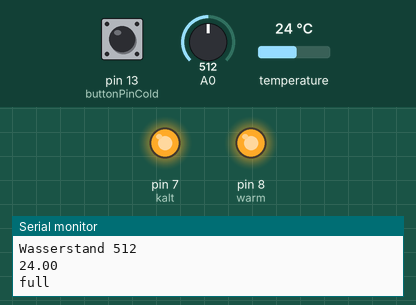
The sketch below on a simulated Arduino Uno, built with avr-gcc and run on an emulated ATmega328P. On the bench: output pins drawn as LEDs (lit = HIGH), the last lines printed to the serial monitor. The test bench sets the inputs (shaded band); at power-on: A0 = 512, temperature 24 °C, pin 13 (buttonPinCold) LOW.

Above: at 2.6 s.
2.7 s: A0 set to 290
At 3.5 s:
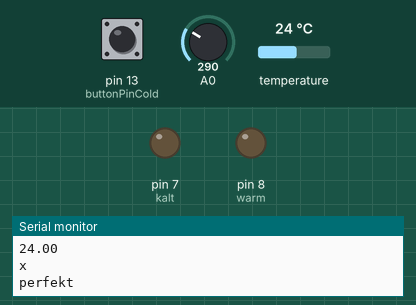
4.6 s: temperature set to 23.4 °C
At 6.3 s:
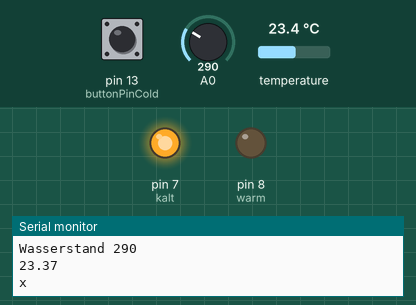
6.8 s: temperature set to 28 °C
At 7.8 s:
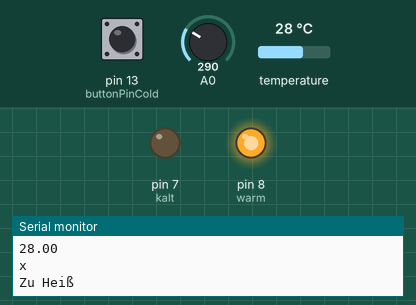
8.9 s: temperature set to 27.5 °C
10.7 s: temperature set to 26.4 °C
At 12.0 s:
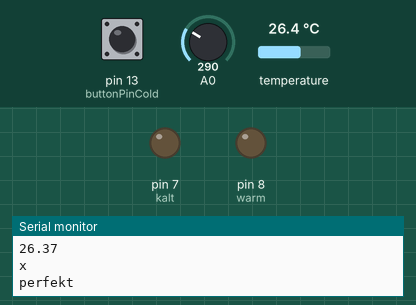
13.2 s: temperature set to 12 °C
At 14.7 s:
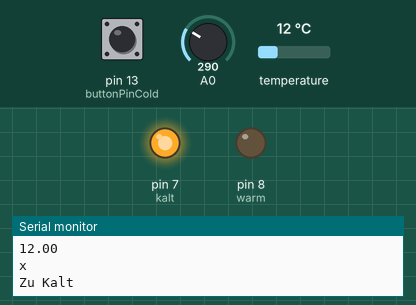
Timing chart, 0 to 16.2 s (numbered marks = the images above; inputs shaded):
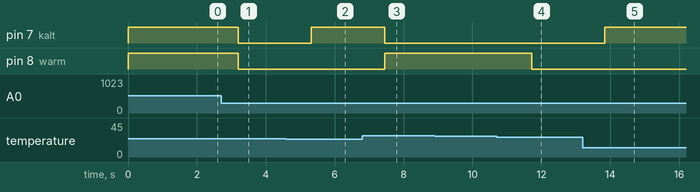

Measured:
- the behaviour switches between 24 and 23.9 °C on temperature (found by bisection; images 1 and 2)
- the behaviour switches between 27.1 and 27 °C on temperature (found by bisection; images 3 and 4)
- after the input at 2.7 s, pin 7 (kalt), pin 8 (warm): HIGH → LOW after 0.50 s
- after the input at 4.6 s, pin 7 (kalt): LOW → HIGH after 0.73 s
- after the input at 6.8 s, pin 7 (kalt): HIGH → LOW after 0.66 s; pin 8 (warm): LOW → HIGH after 0.66 s
- after the input at 10.7 s, pin 8 (warm): HIGH → LOW after 1.0 s
- after the input at 13.2 s, pin 7 (kalt): LOW → HIGH after 0.65 s

The sketch:

sketch_oct19a.ino
```cpp
//Bibliotheken inkludieren

#include <OneWire.h>
#include <DallasTemperature.h>

//pins benennen

#define ONE_WIRE_BUS 2
#define buttonPinCold 13
#define buttonPinHot 12
#define kalt 7
#define warm 8


//Nutzung des Temperatursensors

OneWire oneWire(ONE_WIRE_BUS);
DallasTemperature sensors(&oneWire);

//Globale Variablen

int Wasserstand;

//pins deklarieren

void setup()
{
  pinMode(A0, INPUT);
  pinMode(A1, INPUT);
  pinMode(A2, INPUT);
  pinMode(buttonPinCold, INPUT);
  pinMode(buttonPinHot, INPUT);
  pinMode(kalt, OUTPUT);
 pinMode(warm,OUTPUT);
  digitalWrite(kalt, HIGH);
  digitalWrite(warm,HIGH);
  Serial.begin(115200);
}

//Hauptprogramm
void loop()
{
  sensors.requestTemperatures();            //Temperatur anfragen
  double temp = sensors.getTempCByIndex(0); //Temperatur in Celsius in die Variable temp einschreiben

  delay(100);
  Serial.print("Wasserstand ");
  Wasserstand = analogRead(A0);             //Wasserstand auslesen
  Serial.println(Wasserstand);
  Serial.println(temp);
  int buttonStateCold = digitalRead(buttonPinCold);

  //Drucktaster für Kalte Einstellung
  if(buttonStateCold == HIGH)
  {
    Serial.println("1");
    digitalWrite(kalt, LOW);
  }

  //Motor soll stoppen bei einem Wasserstand von über 470
  if(Wasserstand <= 300)
  {

    Serial.println("x");


  //Temporärer Code zum Testen von Erkennung der Temperatur
  if(temp > 27.00 )
  {
    delay(200);
    Serial.println("Zu Heiß");
    digitalWrite(kalt, LOW);
    digitalWrite(warm, HIGH);


  }
  if(temp < 24.00)
  {

    delay(200);
    Serial.println("Zu Kalt");
    digitalWrite(warm, LOW);
    digitalWrite(kalt, HIGH);

  }

  if(temp >= 24 && temp <= 27){
    delay(200);
    Serial.println("perfekt");
    digitalWrite(warm, LOW);
    digitalWrite(kalt, LOW);

    }
  }
  if(Wasserstand >=300)
  {
    delay(200);
    Serial.println("full");
    digitalWrite(warm, HIGH);
    digitalWrite(kalt, HIGH);
    }
}
```
